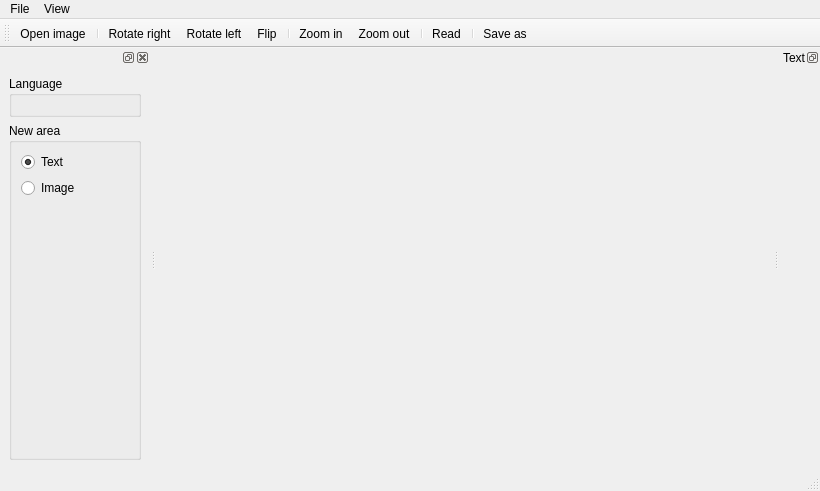
<ui version="4.0" >
 <class>Lector</class>
 <widget class="QMainWindow" name="Lector" >
  <property name="geometry" >
   <rect>
    <x>0</x>
    <y>0</y>
    <width>820</width>
    <height>491</height>
   </rect>
  </property>
  <property name="windowTitle" >
   <string>Lector</string>
  </property>
  <widget class="QWidget" name="centralwidget" />
  <widget class="QMenuBar" name="menubar" >
   <property name="geometry" >
    <rect>
     <x>0</x>
     <y>0</y>
     <width>820</width>
     <height>27</height>
    </rect>
   </property>
   <widget class="QMenu" name="menuFile" >
    <property name="title" >
     <string>File</string>
    </property>
    <addaction name="actionOpen" />
    <addaction name="actionSaveAs" />
    <addaction name="separator" />
    <addaction name="actionExit" />
   </widget>
   <widget class="QMenu" name="menuView" >
    <property name="title" >
     <string>View</string>
    </property>
    <addaction name="actionRotateRight" />
    <addaction name="actionRotateLeft" />
    <addaction name="actionRotateFull" />
    <addaction name="separator" />
    <addaction name="actionZoomOut" />
    <addaction name="actionZoomIn" />
   </widget>
   <addaction name="menuFile" />
   <addaction name="menuView" />
  </widget>
  <widget class="QStatusBar" name="statusbar" />
  <widget class="QToolBar" name="toolBar" >
   <property name="windowTitle" >
    <string>toolBar</string>
   </property>
   <property name="iconSize" >
    <size>
     <width>32</width>
     <height>32</height>
    </size>
   </property>
   <property name="toolButtonStyle" >
    <enum>Qt::ToolButtonTextUnderIcon</enum>
   </property>
   <attribute name="toolBarArea" >
    <enum>TopToolBarArea</enum>
   </attribute>
   <attribute name="toolBarBreak" >
    <bool>false</bool>
   </attribute>
   <addaction name="actionOpen" />
   <addaction name="separator" />
   <addaction name="actionRotateRight" />
   <addaction name="actionRotateLeft" />
   <addaction name="actionRotateFull" />
   <addaction name="separator" />
   <addaction name="actionZoomIn" />
   <addaction name="actionZoomOut" />
   <addaction name="separator" />
   <addaction name="actionOcr" />
   <addaction name="separator" />
   <addaction name="actionSaveAs" />
  </widget>
  <widget class="QDockWidget" name="textBrowserDock" >
   <property name="sizePolicy" >
    <sizepolicy vsizetype="Preferred" hsizetype="Preferred" >
     <horstretch>0</horstretch>
     <verstretch>0</verstretch>
    </sizepolicy>
   </property>
   <property name="features" >
    <set>QDockWidget::DockWidgetFloatable|QDockWidget::DockWidgetMovable|QDockWidget::NoDockWidgetFeatures</set>
   </property>
   <property name="windowTitle" >
    <string>Text</string>
   </property>
   <attribute name="dockWidgetArea" >
    <number>2</number>
   </attribute>
   <widget class="QWidget" name="dockWidgetContents_2" >
    <layout class="QVBoxLayout" />
   </widget>
  </widget>
  <widget class="QDockWidget" name="dockWidget" >
   <property name="minimumSize" >
    <size>
     <width>150</width>
     <height>0</height>
    </size>
   </property>
   <property name="windowTitle" >
    <string/>
   </property>
   <attribute name="dockWidgetArea" >
    <number>1</number>
   </attribute>
   <widget class="QWidget" name="dockWidgetContents" >
    <layout class="QVBoxLayout" >
     <item>
      <widget class="QGroupBox" name="groupBox_language" >
       <property name="title" >
        <string>Language</string>
       </property>
       <property name="flat" >
        <bool>true</bool>
       </property>
       <layout class="QVBoxLayout" />
      </widget>
     </item>
     <item>
      <widget class="QGroupBox" name="groupBox_areaType" >
       <property name="title" >
        <string>New area</string>
       </property>
       <property name="flat" >
        <bool>true</bool>
       </property>
       <layout class="QVBoxLayout" >
        <item>
         <widget class="QRadioButton" name="rbtn_text" >
          <property name="text" >
           <string>Text</string>
          </property>
          <property name="checked" >
           <bool>true</bool>
          </property>
         </widget>
        </item>
        <item>
         <widget class="QRadioButton" name="rbtn_image" >
          <property name="text" >
           <string>Image</string>
          </property>
         </widget>
        </item>
        <item>
         <spacer>
          <property name="orientation" >
           <enum>Qt::Vertical</enum>
          </property>
          <property name="sizeHint" >
           <size>
            <width>20</width>
            <height>40</height>
           </size>
          </property>
         </spacer>
        </item>
       </layout>
      </widget>
     </item>
    </layout>
   </widget>
  </widget>
  <action name="actionOpen" >
   <property name="icon" >
    <iconset resource="resources.qrc" >:/icons/icons/fileopen.png</iconset>
   </property>
   <property name="text" >
    <string>&amp;Open image</string>
   </property>
   <property name="shortcut" >
    <string>Ctrl+O</string>
   </property>
  </action>
  <action name="actionExit" >
   <property name="icon" >
    <iconset resource="resources.qrc" >:/icons/icons/exit.png</iconset>
   </property>
   <property name="text" >
    <string>Exit</string>
   </property>
  </action>
  <action name="actionRotateRight" >
   <property name="icon" >
    <iconset resource="resources.qrc" >:/icons/icons/rotate_cw.png</iconset>
   </property>
   <property name="text" >
    <string>Rotate right</string>
   </property>
  </action>
  <action name="actionRotateLeft" >
   <property name="icon" >
    <iconset resource="resources.qrc" >:/icons/icons/rotate_ccw.png</iconset>
   </property>
   <property name="text" >
    <string>Rotate left</string>
   </property>
  </action>
  <action name="actionRotateFull" >
   <property name="icon" >
    <iconset resource="resources.qrc" >:/icons/icons/rotate.png</iconset>
   </property>
   <property name="text" >
    <string>Flip</string>
   </property>
  </action>
  <action name="actionZoomIn" >
   <property name="icon" >
    <iconset resource="resources.qrc" >:/icons/icons/viewmag+.png</iconset>
   </property>
   <property name="text" >
    <string>Zoom in</string>
   </property>
   <property name="shortcut" >
    <string>Ctrl++</string>
   </property>
  </action>
  <action name="actionZoomOut" >
   <property name="icon" >
    <iconset resource="resources.qrc" >:/icons/icons/viewmag-.png</iconset>
   </property>
   <property name="text" >
    <string>Zoom out</string>
   </property>
   <property name="shortcut" >
    <string>Ctrl+-</string>
   </property>
  </action>
  <action name="actionOcr" >
   <property name="icon" >
    <iconset resource="resources.qrc" >:/icons/icons/player_play.png</iconset>
   </property>
   <property name="text" >
    <string>Read</string>
   </property>
  </action>
  <action name="actionSaveAs" >
   <property name="icon" >
    <iconset resource="resources.qrc" >:/icons/icons/filesave.png</iconset>
   </property>
   <property name="text" >
    <string>Save &amp;as</string>
   </property>
   <property name="shortcut" >
    <string>Ctrl+S</string>
   </property>
  </action>
 </widget>
 <resources>
  <include location="resources.qrc" />
 </resources>
 <connections>
  <connection>
   <sender>actionExit</sender>
   <signal>activated()</signal>
   <receiver>Lector</receiver>
   <slot>close()</slot>
   <hints>
    <hint type="sourcelabel" >
     <x>-1</x>
     <y>-1</y>
    </hint>
    <hint type="destinationlabel" >
     <x>413</x>
     <y>299</y>
    </hint>
   </hints>
  </connection>
 </connections>
</ui>
